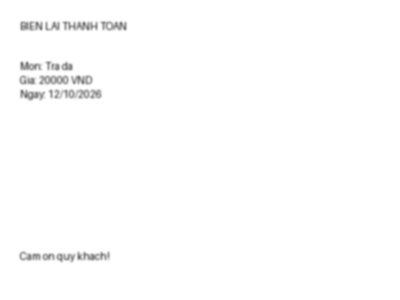
#> input picture dataset/images/receipt_003.jpg, 400 x 300 px
$ python -i generate.py   (imports and definitions only)
#> lines starting #> are read from the running program, lines starting #| are printed output that depends on the picture
#> further down, picture is the input picture: PIL image 400x300 RGB; min 114, max 255, mean 253
from argparse import ArgumentParser
from csv import QUOTE_ALL, writer
from pathlib import Path
from random import choices, randint, random, uniform
from string import ascii_uppercase, digits

from PIL import Image, ImageDraw, ImageEnhance, ImageFilter, ImageFont


# [62 lines left out: functions get_font, random_content, measure_text, create_text_image, not called in this run]


def apply_rotation(image: Image.Image) -> Image.Image:
    if random() < 0.7:
        angle = uniform(-7.0, 7.0)

        return image.rotate(
            angle,
            expand=True,
            fillcolor=(255, 255, 255),
            resample=Image.Resampling.BICUBIC,
        )

    return image


def apply_blur(image: Image.Image) -> Image.Image:
    if random() < 0.7:
        radius = uniform(0.8, 2.4)
        image = image.filter(ImageFilter.GaussianBlur(radius))

    if random() < 0.25:
        radius = uniform(2.5, 4.0)
        image = image.filter(ImageFilter.GaussianBlur(radius))

    return image


def apply_brightness(image: Image.Image) -> Image.Image:
    if random() < 0.65:
        factor = uniform(0.75, 1.45)

        return ImageEnhance.Brightness(image).enhance(factor)

    return image


def apply_contrast(image: Image.Image) -> Image.Image:
    if random() < 0.6:
        factor = uniform(0.7, 1.5)

        return ImageEnhance.Contrast(image).enhance(factor)

    return image


def apply_glare(image: Image.Image) -> Image.Image:
    if random() >= 0.5:
        return image

    overlay = Image.new("RGBA", image.size, (0, 0, 0, 0))
#> overlay: PIL image 400x300 RGBA; every value is 0
    draw = ImageDraw.Draw(overlay)

    width, height = image.size
#> width = 400; height = 300

    x = randint(0, width)
#> x = 244
    y = randint(0, height)
#> y = 183

    glare_width = randint(width // 4, width // 2)
#> glare_width = 174
    glare_height = randint(height // 4, height // 2)
#> glare_height = 102

    draw.ellipse(
        (
            x - glare_width,
            y - glare_height,
            x + glare_width,
            y + glare_height,
        ),
        fill=(255, 255, 255, randint(70, 140)),
    )

    if random() < 0.5:
        line_y = randint(0, height)
#> line_y = 71
        draw.rectangle(
            (
                0,
                max(0, line_y - randint(4, 12)),
                width,
                min(height, line_y + randint(4, 12)),
            ),
            fill=(255, 255, 255, randint(35, 80)),
        )

    overlay = overlay.filter(ImageFilter.GaussianBlur(randint(18, 36)))
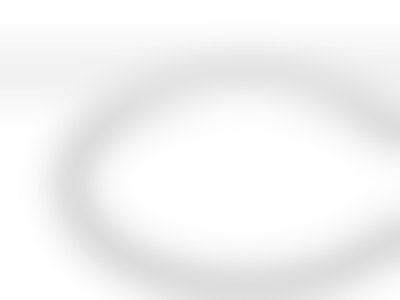
#> overlay: PIL image 400x300 RGBA; mean R, G, B, A 127.8, 127.8, 127.8, 64.1; transparent parts drawn white

    image = Image.alpha_composite(image.convert("RGBA"), overlay)
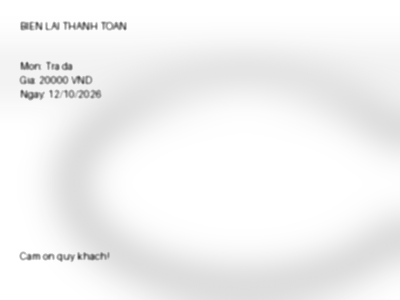
#> image: PIL image 400x300 RGBA; mean R, G, B, A 242.2, 242.2, 242.2, 255

    return image.convert("RGB")


def apply_light_bloom(image: Image.Image) -> Image.Image:
    if random() >= 0.35:
        return image

    width, height = image.size
#> width = 400; height = 300

    overlay = Image.new("RGBA", image.size, (0, 0, 0, 0))
    draw = ImageDraw.Draw(overlay)

    for _ in range(randint(1, 3)):
        x1 = randint(0, width)
        y1 = randint(0, height)

        radius_x = randint(width // 6, width // 3)
        radius_y = randint(height // 6, height // 3)

        draw.ellipse(
            (
                x1 - radius_x,
                y1 - radius_y,
                x1 + radius_x,
                y1 + radius_y,
            ),
            fill=(255, 255, 255, randint(40, 90)),
        )

    overlay = overlay.filter(ImageFilter.GaussianBlur(randint(20, 45)))
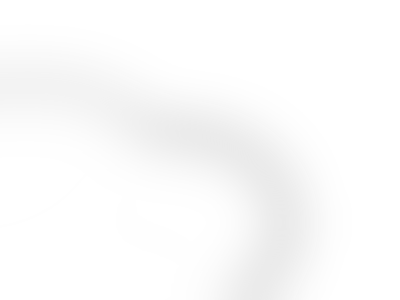
#> overlay: PIL image 400x300 RGBA; mean R, G, B, A 107.1, 107.1, 107.1, 28.5; transparent parts drawn white

    image = Image.alpha_composite(image.convert("RGBA"), overlay)
    image = image.convert("RGB")
#> image: PIL image 400x300 RGB

    if random() < 0.5:
        image = ImageEnhance.Brightness(image).enhance(uniform(1.05, 1.25))

    return image


def apply_noise(image: Image.Image) -> Image.Image:
    if random() >= 0.45:
        return image

    noise = Image.effect_noise(
        image.size,
        uniform(8, 24),
    ).convert("RGB")

    return Image.blend(
        image,
        noise,
        uniform(0.05, 0.14),
    )


def apply_random_effects(image: Image.Image) -> Image.Image:
    image = apply_rotation(image)
    image = apply_blur(image)
    image = apply_brightness(image)
    image = apply_contrast(image)
    image = apply_glare(image)
    image = apply_light_bloom(image)
    image = apply_noise(image)

    return image.convert("RGB")


# [39 lines left out: functions generate_split, main, not called in this run]


# [2 lines not run here, left out]

>>> from PIL import Image
>>> picture = Image.open('../dataset/images/receipt_003.jpg')
>>> result = apply_random_effects(picture)

$ run again, on dataset/images/receipt_009.jpg
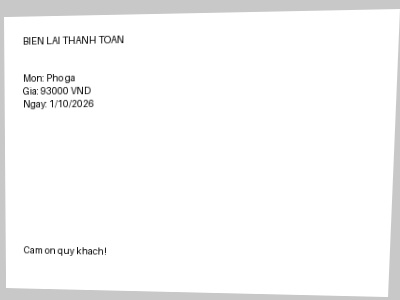
#> input picture dataset/images/receipt_009.jpg, 400 x 300 px
#> picture is the input picture: PIL image 400x300 RGB; min 13, max 255, mean 248.1
#> in apply_brightness, `return ImageEnhance.Brightness(image).enhance(factor)`:
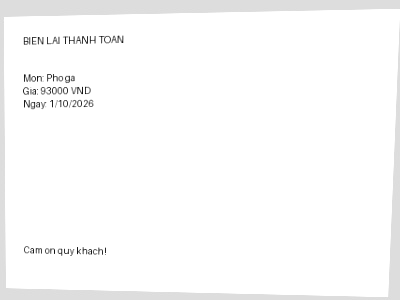
#> returned value: PIL image 400x300 RGB; min 14, max 255, mean 250.5
#> in apply_glare, `image = Image.alpha_composite(image.convert("RGBA"), overlay)`:
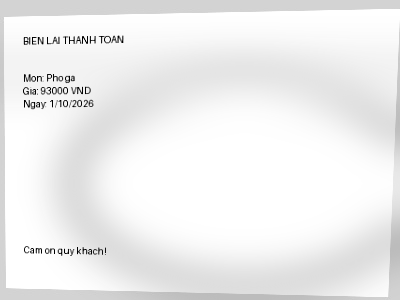
#> image: PIL image 400x300 RGBA; mean R, G, B, A 238.3, 238.3, 238.3, 255

$ run again, on dataset/images/receipt_013.jpg
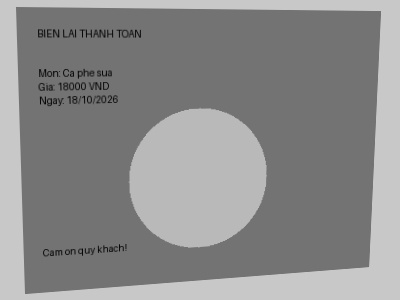
#> input picture dataset/images/receipt_013.jpg, 400 x 300 px
#> picture is the input picture: PIL image 400x300 RGB; min 4, max 207, mean 139.7
#> in apply_contrast, `return ImageEnhance.Contrast(image).enhance(factor)`:
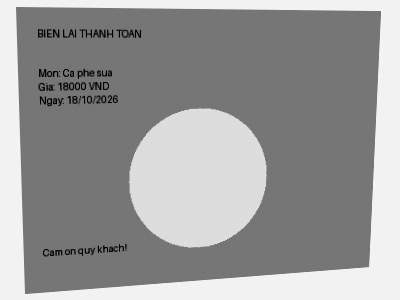
#> returned value: PIL image 400x300 RGB; min 0, max 253, mean 154
#> in apply_light_bloom, `image = ImageEnhance.Brightness(image).enhance(uniform(1.05, 1.25))`:
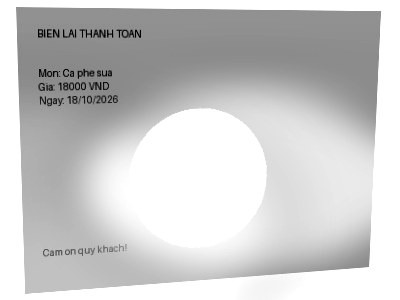
#> image: PIL image 400x300 RGB; min 0, max 255, mean 202.5
